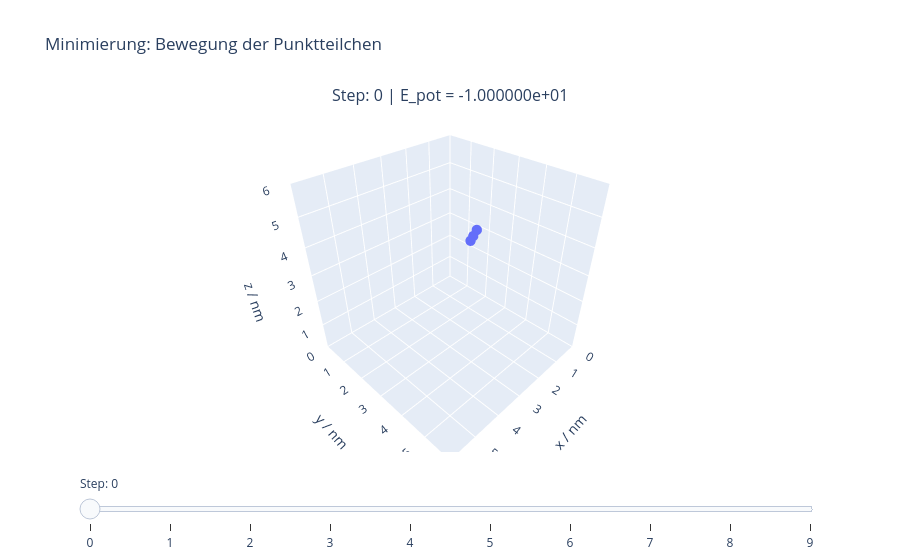

Write notebook code for a chart like this one.
### Code cell
plot_minimization_points_with_epot(
    "minimization_output/minimization_data_2026-07-08_20-17-01.txt", 6
)

### Figure 1 — Plotly figure (JSON) as saved in the notebook; plotly's stock layout.template omitted (floating-point values rounded to 4 significant figures)
{"data": [{"hoverinfo": "text", "marker": {"size": 6}, "mode": "markers", "name": "Teilchen", "text": ["Step: 0<br>Teilchen: 0<br>x = 1.0000 nm<br>y = 2.0000 nm<br>z = 3.0000 nm<br>E_pot = -1.000000e+01", "Step: 0<br>Teilchen: 1<br>x = 2.0000 nm<br>y = 3.0000 nm<br>z = 4.0000 nm<br>E_pot = -1.000000e+01", "Step: 0<br>Teilchen: 2<br>x = 3.0000 nm<br>y = 4.0000 nm<br>z = 5.0000 nm<br>E_pot = -1.000000e+01"], "type": "scatter3d", "x": [1.0, 2.0, 3.0], "y": [2.0, 3.0, 4.0], "z": [3.0, 4.0, 5.0]}], "layout": {"annotations": [{"font": {"size": 16}, "showarrow": false, "text": "Step: 0 | E_pot = -1.000000e+01", "x": 0.5, "xref": "paper", "y": 1.05, "yref": "paper"}], "scene": {"aspectmode": "cube", "xaxis": {"range": [0, 6], "title": {"text": "x / nm"}}, "yaxis": {"range": [0, 6], "title": {"text": "y / nm"}}, "zaxis": {"range": [0, 6], "title": {"text": "z / nm"}}}, "sliders": [{"active": 0, "currentvalue": {"prefix": "Step: "}, "steps": [{"args": [["0"], {"frame": {"duration": 0, "redraw": true}, "mode": "immediate", "transition": {"duration": 0}}], "label": "0", "method": "animate"}, {"args": [["1"], {"frame": {"duration": 0, "redraw": true}, "mode": "immediate", "transition": {"duration": 0}}], "label": "1", "method": "animate"}, {"args": [["2"], {"frame": {"duration": 0, "redraw": true}, "mode": "immediate", "transition": {"duration": 0}}], "label": "2", "method": "animate"}, {"args": [["3"], {"frame": {"duration": 0, "redraw": true}, "mode": "immediate", "transition": {"duration": 0}}], "label": "3", "method": "animate"}, {"args": [["4"], {"frame": {"duration": 0, "redraw": true}, "mode": "immediate", "transition": {"duration": 0}}], "label": "4", "method": "animate"}, {"args": [["5"], {"frame": {"duration": 0, "redraw": true}, "mode": "immediate", "transition": {"duration": 0}}], "label": "5", "method": "animate"}, {"args": [["6"], {"frame": {"duration": 0, "redraw": true}, "mode": "immediate", "transition": {"duration": 0}}], "label": "6", "method": "animate"}, {"args": [["7"], {"frame": {"duration": 0, "redraw": true}, "mode": "immediate", "transition": {"duration": 0}}], "label": "7", "method": "animate"}, {"args": [["8"], {"frame": {"duration": 0, "redraw": true}, "mode": "immediate", "transition": {"duration": 0}}], "label": "8", "method": "animate"}, {"args": [["9"], {"frame": {"duration": 0, "redraw": true}, "mode": "immediate", "transition": {"duration": 0}}], "label": "9", "method": "animate"}]}], "title": {"text": "Minimierung: Bewegung der Punktteilchen"}}}
